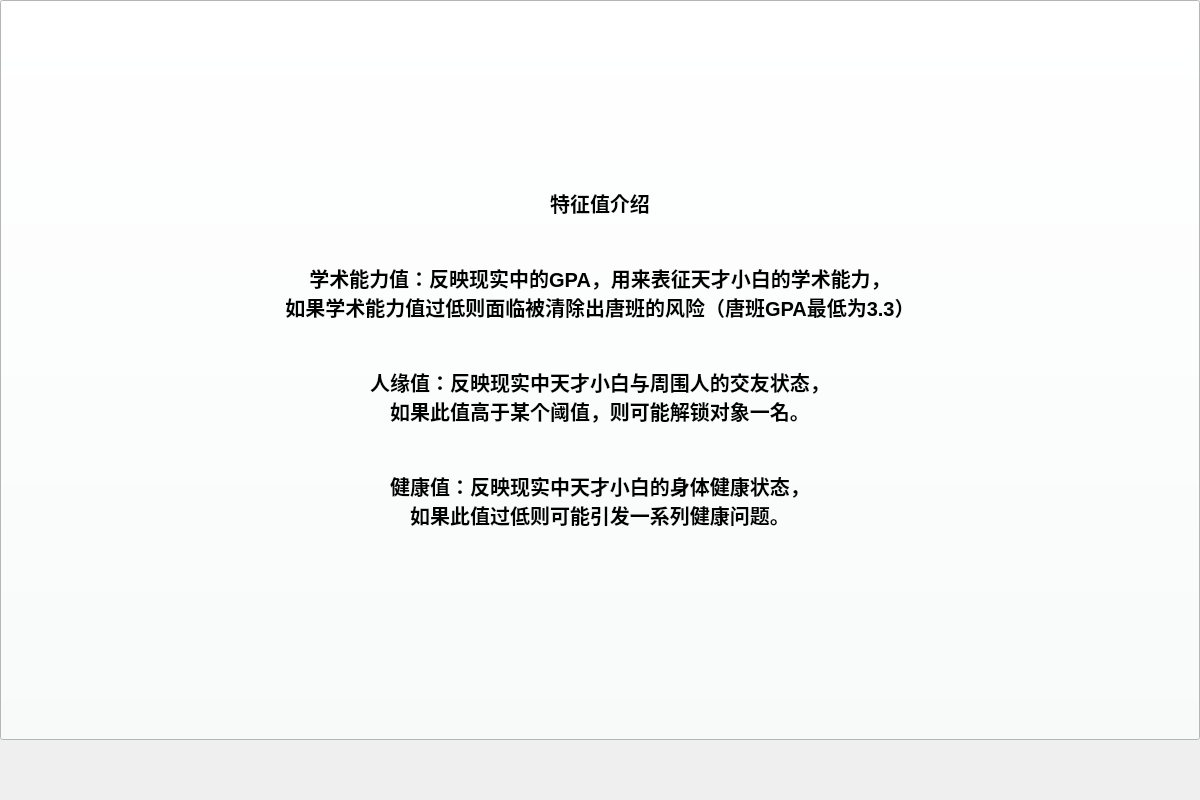
<?xml version="1.0" encoding="UTF-8"?>
<ui version="4.0">
 <class>PPT4</class>
 <widget class="QWidget" name="PPT4">
  <property name="geometry">
   <rect>
    <x>0</x>
    <y>0</y>
    <width>1200</width>
    <height>800</height>
   </rect>
  </property>
  <property name="windowTitle">
   <string>Form</string>
  </property>
  <widget class="QPushButton" name="pushButton">
   <property name="geometry">
    <rect>
     <x>329</x>
     <y>250</y>
     <width>61</width>
     <height>41</height>
    </rect>
   </property>
   <property name="font">
    <font>
     <pointsize>15</pointsize>
    </font>
   </property>
   <property name="text">
    <string>继续</string>
   </property>
  </widget>
  <widget class="QPushButton" name="pushButton_2">
   <property name="geometry">
    <rect>
     <x>0</x>
     <y>0</y>
     <width>1200</width>
     <height>740</height>
    </rect>
   </property>
   <property name="font">
    <font>
     <pointsize>15</pointsize>
     <weight>75</weight>
     <bold>true</bold>
    </font>
   </property>
   <property name="styleSheet">
    <string notr="true">background-color: rgb(249, 255, 255);</string>
   </property>
   <property name="text">
    <string>特征值介绍


学术能力值：反映现实中的GPA，用来表征天才小白的学术能力，
如果学术能力值过低则面临被清除出唐班的风险（唐班GPA最低为3.3）


人缘值：反映现实中天才小白与周围人的交友状态，
如果此值高于某个阈值，则可能解锁对象一名。


健康值：反映现实中天才小白的身体健康状态，
如果此值过低则可能引发一系列健康问题。
</string>
   </property>
  </widget>
 </widget>
 <resources/>
 <connections/>
</ui>
